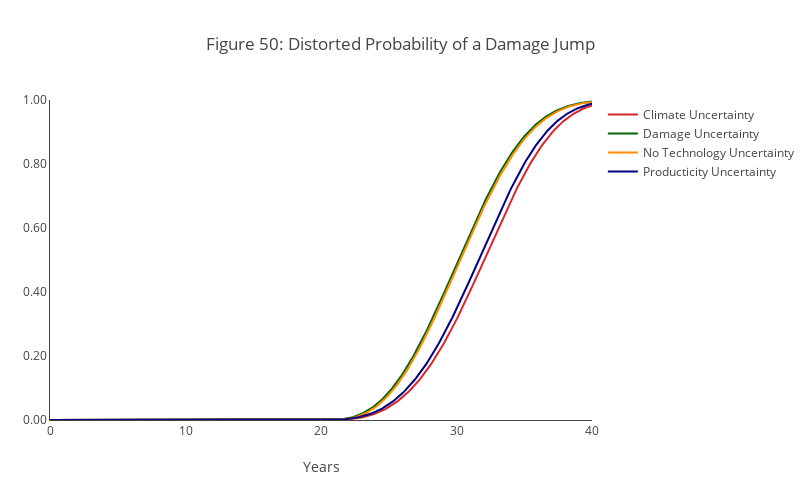

Source (notebook cell):
### Code cell
title = "Figure 50: Distorted Probability of a Damage Jump"
plot_simulatedpath_uncer_decomp2_notech(graph_type="distorted_damage_prob", graph_title = title, yaxis_label="", graph_range=[0,1], before15=False)

### Figure 1 — Plotly figure (JSON) as saved in the notebook; plotly's stock layout.template omitted (floating-point values rounded to 4 significant figures; data arrays with more than 128 entries replaced by an {"elided": "..."} marker saying what was removed)
{"data": [{"line": {"color": "#d62728"}, "name": "Climate Uncertainty", "showlegend": true, "type": "scatter", "visible": true, "x": {"elided": "482 float values"}, "y": {"elided": "482 float values"}}, {"line": {"color": "darkgreen"}, "name": "Damage Uncertainty", "showlegend": true, "type": "scatter", "visible": true, "x": {"elided": "482 float values"}, "y": {"elided": "482 float values"}}, {"line": {"color": "darkorange"}, "name": "No Technology Uncertainty", "showlegend": true, "type": "scatter", "visible": true, "x": {"elided": "482 float values"}, "y": {"elided": "482 float values"}}, {"line": {"color": "navy"}, "name": "Producticity Uncertainty", "showlegend": true, "type": "scatter", "visible": true, "x": {"elided": "482 float values"}, "y": {"elided": "482 float values"}}], "layout": {"barmode": "overlay", "height": 500, "margin": {"l": 50, "r": 0}, "plot_bgcolor": "white", "title": {"text": "Figure 50: Distorted Probability of a Damage Jump"}, "width": 800, "xaxis": {"range": [0, 40], "showgrid": false, "showline": true, "title": {"text": "Years"}}, "yaxis": {"range": [0, 1], "showgrid": false, "showline": true, "tickformat": ".2f", "title": {"text": ""}}}}
